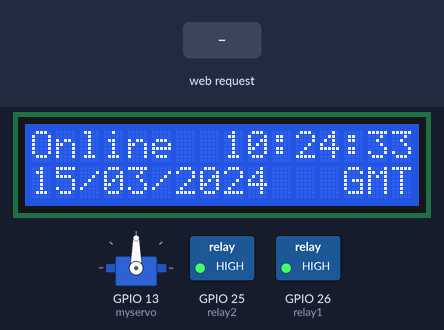
This sketch was run on a simulated ESP32. Parts: servo, 16×2 character LCD, switched loads named in the sketch (green lamp = pin HIGH). The inputs (shaded band) are chosen by the test bench. WiFi joins after 1.5 s; servers stay silent unless stated; the local clock reads 2024-03-15 10:24:30 at power-on unless the sketch sets it; storage starts empty; what the sketch prints to the serial monitor is not drawn.

Above: at 3.3 s.
3.4 s: HTTP request GET /on received
At 4.9 s:
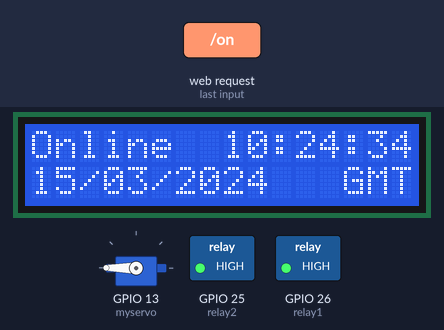
6.4 s: HTTP request GET /off received
At 7.7 s:
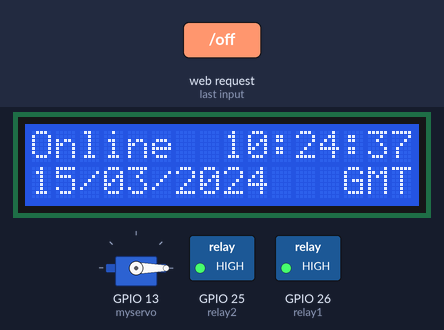
9.4 s: HTTP request GET /relay1 received
At 10.6 s:
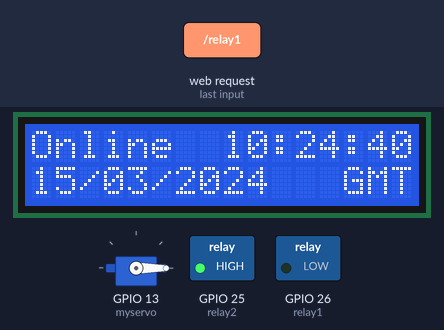
12.4 s: HTTP request GET /relay2 received
At 14.9 s:
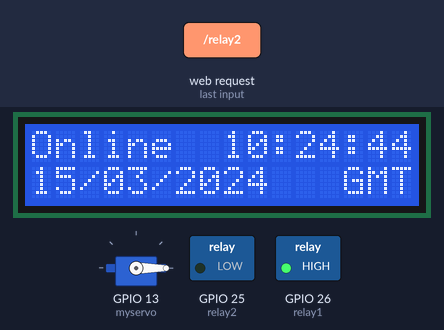
15.4 s: HTTP request GET /on received
At 18.0 s:
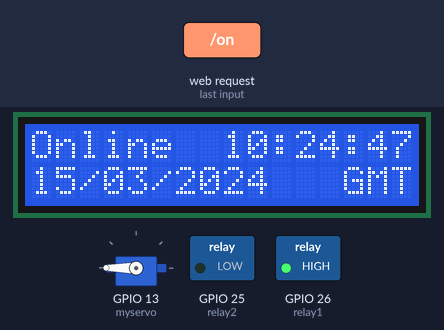
18.4 s: HTTP request GET /relay1 received
At 19.7 s:
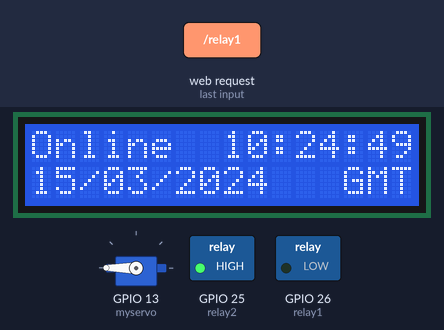
Timing chart, 0 to 21.4 s (numbered marks = the images above; inputs shaded):
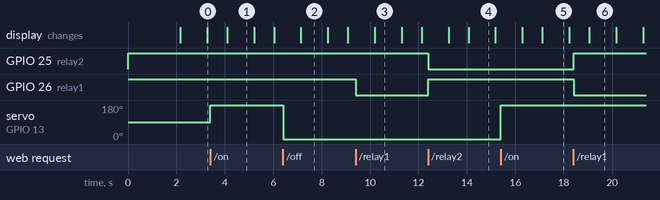

Measured:
- after the input at 3.4 s, servo on GPIO 13 (myservo): 90° → 180° at once
- after the input at 6.4 s, servo on GPIO 13 (myservo): 180° → 0° at once
- after the input at 9.4 s, GPIO 26 (relay1): HIGH → LOW at once
- after the input at 12.4 s, GPIO 25 (relay2): HIGH → LOW at once; GPIO 26 (relay1): LOW → HIGH at once
- after the input at 15.4 s, servo on GPIO 13 (myservo): 0° → 180° at once
- after the input at 18.4 s, GPIO 25 (relay2): LOW → HIGH at once; GPIO 26 (relay1): HIGH → LOW at once
- what the display in image 1 shows lasts 1.1 s, from 4.1 s to 5.2 s

The sketch:

test_wifi_for_servo.ino
```cpp
#include <WiFi.h>
#include <AsyncTCP.h>
#include <ESPAsyncWebServer.h>
#include <SPIFFS.h>
#include <ESP32_Servo.h>
#include <Wire.h>
#include <LiquidCrystal_I2C.h>

LiquidCrystal_I2C LCD = LiquidCrystal_I2C(0x27, 16, 2);
#define relay1 26
#define relay2 25

// some var
const char* ssid = "Luv";
const char* password = "12345678";

// create server
AsyncWebServer server(80);

Servo myservo; //ประกาศตัวแปรแทน Servo
int servoPin = 13;  // Replace with the actual pin connected to your servo

#define NTP_SERVER     "pool.ntp.org"
#define UTC_OFFSET     7    // UTC offset for your time zone (UTC+7)
#define UTC_OFFSET_DST 0    // Adjust if your location observes daylight saving time
void spinner() {
  static int8_t counter = 0;
  const char* glyphs = "\xa1\xa5\xdb";
  LCD.setCursor(15, 1);
  LCD.print(glyphs[counter++]);
  if (counter == strlen(glyphs)) {
    counter = 0;
  }
}

int firstOnTimeHr = 16;
int firstOnTimeMin = 39;
int secondOnTimeHr = 16;
int secondOnTimeMin = 40;

void printLocalTime() {
  struct tm timeinfo;
  if (!getLocalTime(&timeinfo)) {
    LCD.setCursor(0, 1);
    LCD.println("Connection Err");
    return;
  }

  LCD.setCursor(8, 0);
  LCD.println(&timeinfo, "%H:%M:%S");

  LCD.setCursor(0, 1);
  LCD.println(&timeinfo, "%d/%m/%Y   %Z");
  // do something here


 if (timeinfo.tm_hour == firstOnTimeHr && timeinfo.tm_min == firstOnTimeMin) {
  // First condition: Turn on relay1, turn off relay2
  digitalWrite(relay1, LOW);

} if (timeinfo.tm_hour == firstOnTimeHr && timeinfo.tm_min == firstOnTimeMin && timeinfo.tm_sec > 4) {
  // Second condition: Turn off relay1, turn off relay2 (after 30 seconds)
  Serial.println("First condition met!");
  digitalWrite(relay1, HIGH);
}

if (timeinfo.tm_hour == secondOnTimeHr && timeinfo.tm_min == secondOnTimeMin) {
  // Third condition: Turn off relay2, turn on relay1
  digitalWrite(relay2, LOW);
} if (timeinfo.tm_hour == secondOnTimeHr && timeinfo.tm_min == secondOnTimeMin && timeinfo.tm_sec > 4) {
  // Fourth condition: Turn off relay2, turn off relay1 (after 10 seconds)
  Serial.println("Second condition met!");
  digitalWrite(relay2, HIGH);
}

}


void setup() {
  Serial.begin(115200);
  pinMode(relay1, OUTPUT);
  pinMode(relay2, OUTPUT);
  digitalWrite(relay1, HIGH);
  digitalWrite(relay2, HIGH);
  pinMode(13, OUTPUT);
  myservo.attach(13, 544, 2400); // Servo
  digitalWrite(13, LOW);
  // begin

  if (!SPIFFS.begin(true)) {
    Serial.println("An Error has occurred while mounting SPIFFS");
    return;
  }

  LCD.init();
  LCD.backlight();
  LCD.setCursor(0, 0);
  LCD.print("Connecting to ");
  LCD.setCursor(0, 1);
  LCD.print("WiFi ");

  // start WiFi
  WiFi.begin(ssid, password);
  while (WiFi.status() != WL_CONNECTED) {
    delay(1000);
    Serial.println("Connecting to WiFi..");
  }
  Serial.println(WiFi.localIP());

  // Route for root / web page
  server.on("/", HTTP_GET, [](AsyncWebServerRequest *request){
    String message = "Hello! Use /on or /off to control the servo.";
    request->send(SPIFFS, "/index.html", String(), false); // ลบ processor ออก
  });

  // Route to load bg.jpg file
  server.on("/bg.jpg", HTTP_GET, [](AsyncWebServerRequest * request) {
    request->send(SPIFFS, "/bg.jpg", "jpg");
  });

  // Route to load style.css file
  server.on("/styles.css", HTTP_GET, [](AsyncWebServerRequest * request) {
    request->send(SPIFFS, "/styles.css", "text/css");
  });

  // Route to set GPIO to HIGH
  server.on("/on", HTTP_GET, [](AsyncWebServerRequest * request) {
    myservo.write(180); // Set servo to 180 degrees (on)
    request->send(SPIFFS, "/index.html", String(), false); // ลบ processor ออก
  });

  // Route to set GPIO to LOW
  server.on("/off", HTTP_GET, [](AsyncWebServerRequest * request) {
    myservo.write(0); // Set servo to 0 degrees (off)
    request->send(SPIFFS, "/index.html", String(), false); // ลบ processor ออก
  });

// Route to set GPIO to HIGH
  server.on("/relay1", HTTP_GET, [](AsyncWebServerRequest * request) {
    digitalWrite(relay1, LOW);
    digitalWrite(relay2, HIGH);
    request->send(SPIFFS, "/index.html", String(), false); // ลบ processor ออก
  });

  // Route to set GPIO to LOW
  server.on("/relay2", HTTP_GET, [](AsyncWebServerRequest * request) {
    digitalWrite(relay2, LOW);
    digitalWrite(relay1, HIGH);
    request->send(SPIFFS, "/index.html", String(), false); // ลบ processor ออก
  });

  // Route to set GPIO to LOW
  server.on("/relayoff", HTTP_GET, [](AsyncWebServerRequest * request) {
    digitalWrite(relay2, HIGH);
    digitalWrite(relay1, HIGH);
    request->send(SPIFFS, "/index.html", String(), false); // ลบ processor ออก
  });

  server.begin();

  LCD.clear();
  LCD.setCursor(0, 0);
  LCD.print("Online");
  LCD.setCursor(0, 1);
  LCD.println("Updating time...");

  configTime(UTC_OFFSET * 3600, UTC_OFFSET_DST, NTP_SERVER); // Multiply by 3600 to convert hours to seconds
}

void loop() {
  printLocalTime();
  delay(250);

}
```
